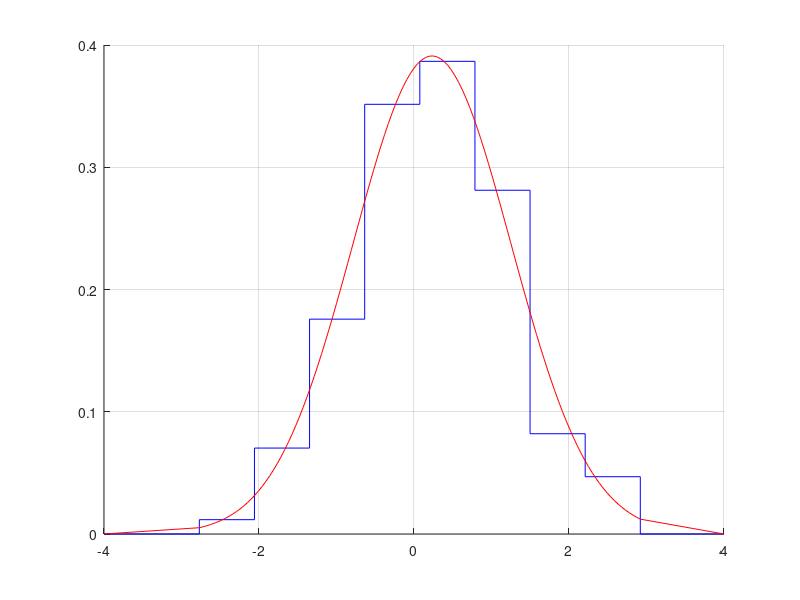
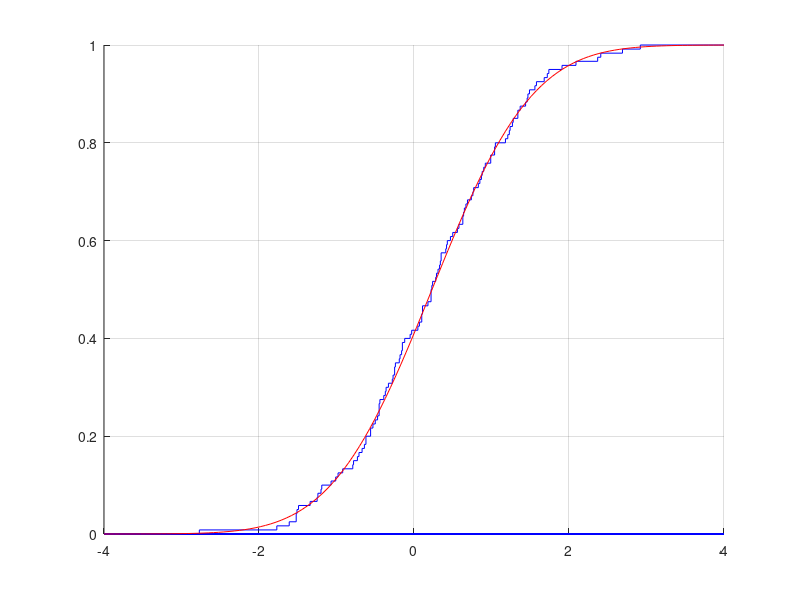

The MATLAB script that drew these images, in order:
function lab1()
    x = importdata('data1.txt');
    x = sort(x);
    
    Mmax = x(end);
    fprintf("Mmax = %.2f \n", Mmax);
    
    Mmin = x(1);
    fprintf("Mmin = %.2f \n", Mmin);
    
    R = Mmax - Mmin;
    fprintf("R = %.2f \n", R);
    
    mu = find_expected_value(x);
    fprintf("mu = %.4f \n", mu);
    
    S2 = find_dispersion(x);
    fprintf("S2 = %.4f \n", S2);
    
    m = find_n_intervals(x);
    fprintf("m = %d \n", m);
    
    intervals_table = group(x, m);
    for i=1:m-1
        fprintf("[%5.2f;%5.2f) ", intervals_table(1,i), intervals_table(1,i+1));
    end
    fprintf("[%5.2f;%5.2f]\n",intervals_table(1,m), Mmax);
    for i=1:m
        fprintf("%13d ", intervals_table(2,i));
    end
    fprintf("\n\n");

    grmin = -4;
    grmax = 4;
    figure(1);
    grid;
    hold on;
    hist_and_f(x,mu,S2,m,intervals_table,grmin,grmax)

    figure(2);
    grid;
    hold on;
    empir_and_F(x,mu,S2,grmin,grmax)
end
% оценка мат ожидания
function mu = find_expected_value(x)
    n = length(x);
    mu = sum(x)/n;
end
% оценка дисперсии
function S2 = find_dispersion(x)
    n = length(x);
    mu = find_expected_value(x);
    S2 = sum((x - mu).^2) / (n - 1);
end
% кол-во интервалов
function m = find_n_intervals(x)
    n = length(x);
    m = floor(log2(n)) + 2;
end
% группировка значений выборки в m интервалов
function intervals_table = group(x, m)
    n = length(x);
    intervals_table = zeros(2,m);
    delta = (x(end) - x(1))/m; 
    for i = 0:m-1
        intervals_table(1, i+1) = x(1) + delta*i;
    end
    
    count = 0;
    for i = 1:n
        for j = 1:m-1
            if intervals_table(1,j) <= x(i) && x(i) < intervals_table(1, j+1)
                intervals_table(2, j) = intervals_table(2, j) + 1;
                count = count + 1;
                break;
            end    
        end    
    end
   intervals_table(2, m) = n - count;
end
% построение гистограммы и графика плотности
function hist_and_f(x,mu,S2,m,intervals_table,grmin,grmax)
    n = length(x);
    delta = (x(n)- x(1))/(n-1);

    graph = zeros(2,n+2);
    graph(1,1) = grmin;
    graph(2,1) = 0;
    for i = 1:n
        X = x(1) + delta*(i-1);
        graph(1,i+1) = X;
        graph(2,i+1) = f_normal(X,mu,S2);
    end
    graph(1,n+2) = grmax;
    graph(2,n+2) = 0;
   
    xx = zeros(m+4);
    yy = zeros(m+4);
    ddelta = (x(n)- x(1))/m;
    xx(1) = grmin;
    yy(1) = 0;
   
    for i = 1:m
        xx(i+1) = intervals_table(1,i);
        yy(i+1) = intervals_table(2,i) / (n * ddelta);
    end
    xx(m+2) = xx(m+1)+(xx(m+1)-xx(m));
    yy(m+2) = yy(m+1);
    xx(m+3) = xx(m+2);
    yy(m+3) = 0;
    xx(m+4)= grmax;
    yy(m+4)= 0;
    
    stairs(xx, yy, 'b'), grid;

    plot(graph(1,:), graph(2,:), 'r'),grid;  
end
% плотность нормального распределения
function y = f_normal(x,mx,dx) 
    y = exp(-((x-mx)^2)/2/dx)/sqrt(2*pi*dx);
end
% построение графиков эмпирической функции и функции распределения
function empir_and_F(x,mu,S2,grmin,grmax)
    n = length(x);
    delta = (grmax-grmin)/(n-1);

    graph = zeros(2,n);
    for i = 1:n
        X = grmin + delta*(i-1);
        graph(1,i) = X;        
        graph(2,i) = F_normal(X,mu,S2);
    end
    
    F_empir = zeros(n+2);    
    for i = 1:n
       F_empir(i+1) = empiric_F(x(i), x, n);
    end

    x =[grmin x grmax];
    F_empir(n+2) = 1;
    stairs(x, F_empir, 'b'),grid;
 
    plot(graph(1,:), graph(2,:), 'r'),grid;
end
% функция распределения нормальной случайной величины
function y = F_normal(x,mx,dx)
    y = 1/2 * (1 + erf((x - mx) /   sqrt(2*dx)));
end
% эмпирическая функция распределения
function Fi = empiric_F(X, x, n)
    count = 0;
    for i = 1:n
        if (x(i) <= X)
            count = count + 1;
        else
            break;
        end
    end
    Fi = count/n;
end